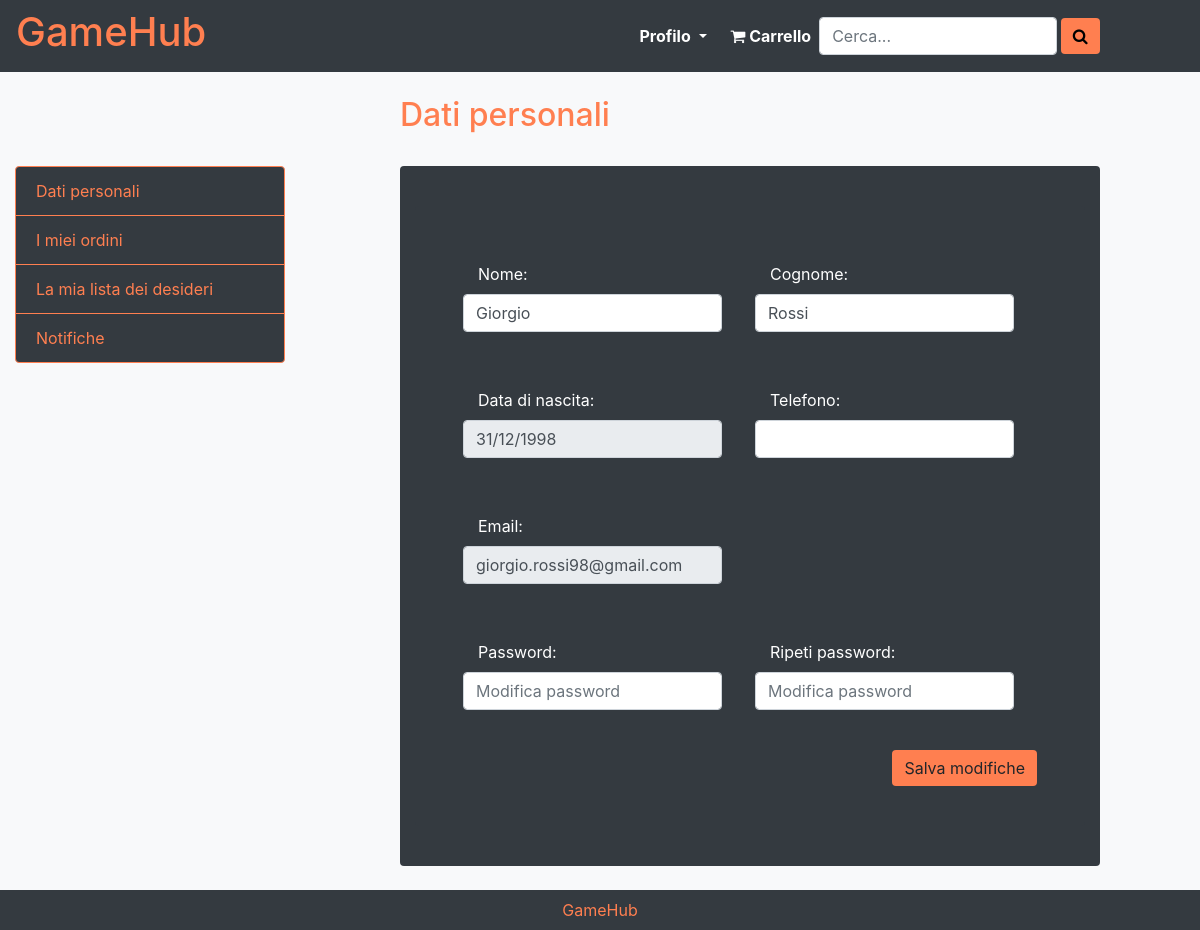
/profile.php (signed in), run on an earlier commit of the app's database.
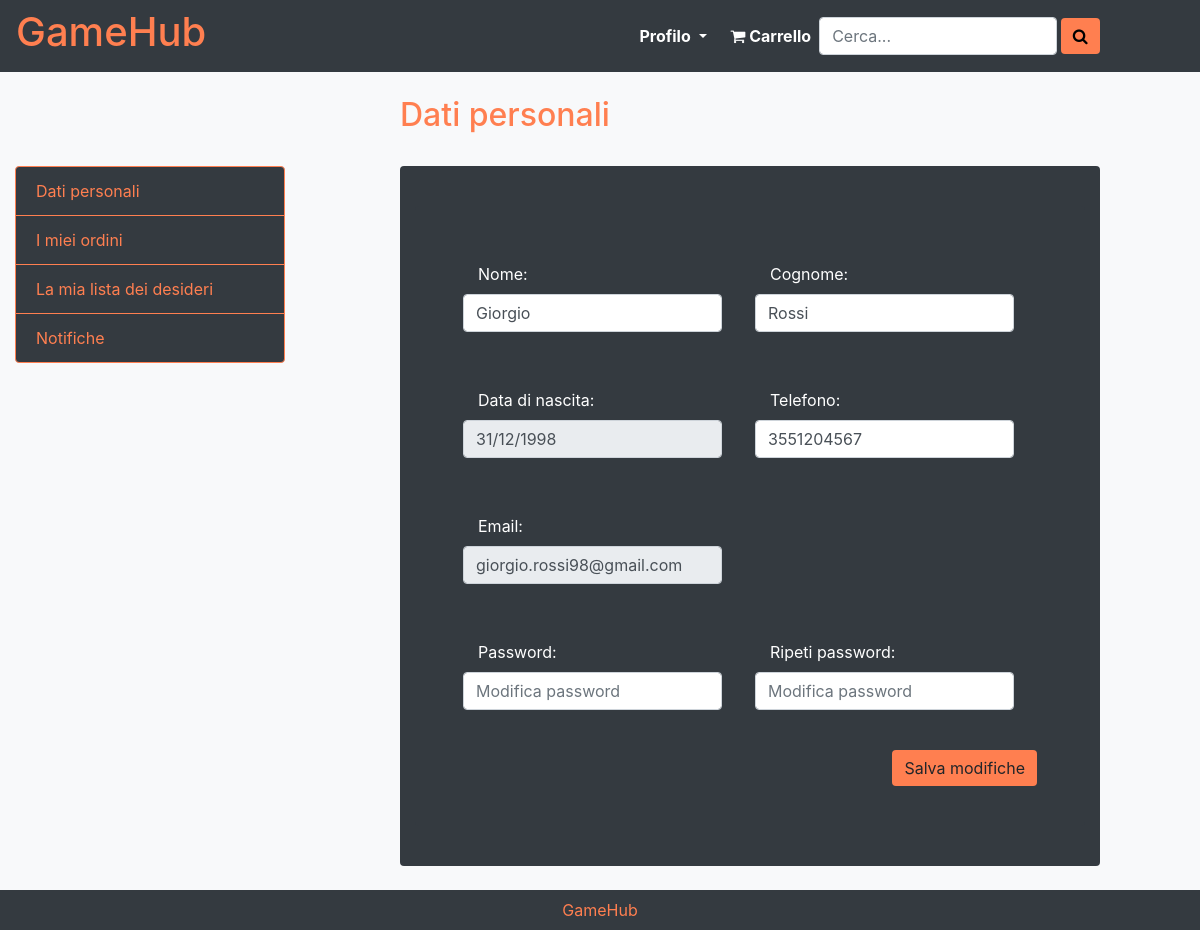
And on a later commit of the database.
### tables this page shows
create table customer (
     userId int not null AUTO_INCREMENT,
     name varchar(128) not null,
     surname varchar(128) not null,
     birthDate date not null,
     phone char(10) not null,
     email varchar(128) not null,
     password varchar(128) not null,
     activation_code varchar(128) not null,
     active boolean not null default 0,
     constraint IDcustomer_id primary key (userId));

### utils/functions.php (called while the page is built, shortened)
<?php
    function reverseDate($date) {
        $reversed = date_create_from_format('Y-m-d', $date);
        $reversed = date_format($reversed, 'd-m-Y');
        return str_replace("-", "/", $reversed);
    }
    function isUserLoggedIn(): bool
    {
        return isLoggedIn() && strpos($_SESSION['userId'],"c:")!==false;
    }
    function isLoggedIn(): bool
    {
        return !empty($_SESSION['userId']);
    }
?>

### db/database.php (called while the page is built, shortened)
<?php
class DatabaseHelper{
    private $db;
    public function __construct($servername, $username, $password, $dbname, $port){
        $this->db = new mysqli($servername, $username, $password, $dbname, $port);
    }
    private function executeQuery($query,$types='',$values=null){
        $stmt = $this->db->prepare($query);
        if($types != '' && $values !=null) {
            $stmt->bind_param($types, ...$values);
        }
        $stmt->execute();
        return $stmt;
    }
    public function executeRead($query, $types='', $values=null){
        $stmt = $this->executeQuery($query,$types,$values);
        if($stmt){
            $result = $stmt->get_result();
            return $result->fetch_all(MYSQLI_ASSOC);
        }
        return null;
    }
}
?>

### bootstrap.php (called while the page is built, shortened)
<?php
    require_once("utils/functions.php");
    require_once("db/Database_Reader.php");
    $dbr = new Database_Reader();
    ?>

### db/Database_Reader.php (called while the page is built, shortened)
<?php
require_once("db/database.php");
class Database_Reader extends DatabaseHelper
{
    public function getUserData($id) {
        if(strpos($id,"c:")!== false)
            return $this->getCustomerData(substr($id,2));
        else return $this->getSellerData(substr($id,2));
    }
    private function getCustomerData($id){
        $query = "SELECT name, surname, birthDate, email, phone FROM customer WHERE userId = ?;";
        return parent::executeRead($query,'i',[$id]);
    }
}

### template/template-data.php (the view, shortened to what this page needs)
<?php $user = $templateParams["user"][0]; ?>
<div class="col-md-7 my-4 bg-dark rounded offset-md-1">
    <div class="py-3">
        <form class="bg-dark mt-4 mb-4 px-5 py-4 rounded"  action="<?php echo htmlspecialchars($_SERVER["PHP_SELF"]); ?>" method="POST" >
            <div class="form-row">
                <div class="form-group col-md-6 my-4">
                    <label for="name" class="col-11 text-left mt-2">Nome:</label>
                    <input type="text" name="name" class="form-control col-11" id="name" aria-describedby="" value="<?php echo $user["name"];?>" required />
                </div>
                <div class="form-group col-md-6 my-4">
                    <label for="surname" class="col-11 text-left mt-2">Cognome:</label>
                    <input type="text" name="surname" class="form-control col-11"  id="surname" aria-describedby="" value="<?php echo $user["surname"];?>" required />
                </div>
            </div>
            <div class="form-row">
                <div class="form-group col-md-6 my-4">
                    <label for="birthdate" class="col-11 text-left mt-2">Data di nascita:</label>
                    <input type="text" class="form-control col-11" disabled id="birthdate" aria-describedby="" value="<?php echo reverseDate($user["birthDate"]);?>" />
                </div>
                <div class="form-group col-md-6 my-4">
                    <label for="phone_number" class="col-11 text-left mt-2">Telefono:</label>
                    <input type="tel" name="phone_number" class="form-control col-11" id="phone_number" aria-describedby="" value="<?php echo $user["phone"] ?>" required />
                </div>
            </div>
            <div class="form-row">
                <div class="form-group col-md-6 my-4">
                    <label for="email" class="col-11 text-left mt-2">Email:</label>
                    <input type="email" name="email" class="form-control col-11" id="email" aria-describedby="emailHelp" value="<?php echo $user["email"];?>" disabled />
                </div>
            </div>
            <div class="form-row">
                <div class="form-group col-md-6 my-4">
                    <label for="password"  class="col-11 text-left mt-2">Password:</label>
                    <input type="password" name="password" class="form-control col-11" id="password" placeholder="Modifica password" required />
                </div>
                <div class="form-group col-md-6 my-4">
                    <label for="repeat_password" class="col-11 text-left mt-2">Ripeti password:</label>
                    <input type="password" name="repeat_password" class="form-control col-11" id="repeat_password" aria-describedby="" placeholder="Modifica password" required />
                </div>
            </div>
            <div class="form-group text-right mt-3">
                <button type="submit" value="perform" name="modifies"class="btn btn-light">Salva modifiche</button>
            </div>
        </form>
    </div>
</div>

### profile.php (shortened to what this page needs)
<?php
    require_once 'bootstrap.php';
    $templateParams["title"] = "GameHub - Profilo";
    $templateParams["name"] = "template/template-profile.php";
    if(!isUserLoggedIn()) {
        header("Location: login.php");
    } else {
        $userId = substr($_SESSION["userId"], 2);
        if(!isset($_GET["page"])) {
            $templateParams["page"] = "data";
            $templateParams["header"] = "Dati personali";
            $templateParams["user"] = $dbr->getUserData("c:".$userId);
        }
        require 'template/base.php';
    }
?>

### template/base.php (shortened to what this page needs)
<!DOCTYPE html>
<html lang="it">
<head>
    <link rel="stylesheet" href="https://cdnjs.cloudflare.com/ajax/libs/font-awesome/4.7.0/css/font-awesome.min.css"><link rel="stylesheet" href="https://maxcdn.bootstrapcdn.com/bootstrap/4.0.0/css/bootstrap.min.css">
    <link rel="stylesheet" type="text/css" href="./css/index.css" />
</head>
<body class="bg-light">
<div class="container-fluid px-0">
    <nav class="navbar navbar-expand-sm navbar-dark bg-dark">
        <a href="index.php"><h1>GameHub</h1></a>
        <div class="collapse navbar-collapse" id="navbarSupportedContent">
          <ul class="navbar-nav ml-auto my-auto">
            <?php if(isLoggedIn()):
              if(isUserLoggedIn()) {
                $newNotifies = $dbr->getUnreadNotifies(substr($_SESSION['userId'],2)) > 0;
              } else {
                $newNotifies = $dbr->getUnreadNotifiesSeller(substr($_SESSION['userId'],2)) > 0;
              }
            ?>
            <li class="nav-item dropdown active mr-2">
              <a class="nav-link dropdown-toggle" href="profile.php" id="navbardrop" data-toggle="dropdown">
                Profilo <?php if($newNotifies) echo '<span class="badge badge-pill"><span class="fa fa-bell"></span></span>'; ?>
              </a>
              <?php if(isUserLoggedIn()): ?>
              <div class="dropdown-menu bg-dark py-0">
                <a class="dropdown-item text-light" href="profile.php">Dati personali</a>
                <a class="dropdown-item text-light" href="profile.php?page=orders">I miei ordini</a>
                <a class="dropdown-item text-light" href="profile.php?page=wishlist">La mia lista dei desideri</a>
                <a class="dropdown-item justify-content-between d-flex align-items-center text-light" href="profile.php?page=notifications">Notifiche
                <?php if($newNotifies): ?>
                <span class="badge badge-pill"><?php echo $dbr->getUnreadNotifies(substr($_SESSION['userId'],2));?></span>
                <?php endif;?></a>
                <div class="dropdown-divider"></div>
                <a class="dropdown-item text-light" href="login.php?logout">Esci</a>
              </div>
            <?php endif; else:?>
            <li class="nav-item active mr-2">
              <a class="nav-link" href="login.php">Accedi</a>
            </li>
            <?php endif; ?>
            <?php if(isUserLoggedIn()):?>
            <li class="nav-item active">
              <a class="nav-link" href="cart.php"><span class="fa fa-shopping-cart"></span> Carrello</a>
            </li>
            <?php endif; ?>
          </ul>
          <form class="form-inline my-2 my-lg-0 mr-md-3 mr-lg-5" action="search.php" method="GET">
            <label class="sr-only" for="txtSearch">Titolo da cercare</label><input class="form-control mr-1 col-9" name="name" type="search" placeholder="Cerca..." id="txtSearch"/>
            <label class="sr-only" for="btnSearch">Cerca</label><button class="btn my-2 my-sm-0" type="submit" id="btnSearch"><span class="fa fa-search"></span></button>
          </form>
        </div>
    </nav>
    <main>
    <?php
        if(isset($templateParams["name"])){
            require($templateParams["name"]);
        }
    ?>
    </main>
</div>
<footer>
  <div class="row bg-dark py-2 mx-0">
      <div class="col text-center"><p>GameHub</p></div>
  </div>
</footer>
</body>
</html>

### template/template-profile.php (shortened to what this page needs)
<div class="row mt-4 mx-0">
    <div class="col-12 col-md-7 offset-md-4 p-0">
        <h2>
        <?php
            echo $templateParams["header"];
        ?>
        </h2>
    </div>
</div>
<div class="row mx-0">
    <div id="dashboard" class="collapse show col-md-3 mb-md-0 mb-3 my-md-4">
        <ul class="list-group pl-0 mt-0">
            <li class="list-group-item bg-dark"><a href="profile.php">Dati personali</a></li>
            <li class="list-group-item bg-dark"><a href="profile.php?page=orders">I miei ordini</a></li>
            <li class="list-group-item bg-dark"><a href="profile.php?page=wishlist">La mia lista dei desideri</a></li>
            <li class="list-group-item bg-dark justify-content-between d-flex align-items-center"><a href="profile.php?page=notifications">Notifiche</a>
        </ul>
    </div>
    <?php
        switch($templateParams["page"]) {
            case "data":
                require("template-data.php");
                break;
        }
    ?>
</div>

### css/index.css (style rules this page uses)
html, body { height: 100%; margin: 0; color:white; }
.container-fluid { min-height: 95.7%; width: 100%; }
.navbar { width: 100%; }
h1, h2, h3 { color: coral; }
a { color: coral; }
.nav-link { color: coral; font-weight: bold; }
.btn { background-color: coral; border: none; }
footer { color: coral; margin-bottom: 0; }
ul { list-style-position: inside; margin-top: 2%; }
p { margin-bottom: 0; }
.list-group-item { border-color: coral; }
li { list-style-type: none; }
@media screen and (min-width: 768px) { #dashboard { display: block; } }

What changed in the data, as far as the page shows it:
changed customer "Giorgio": phone_number (not shown) → "3551204567"
